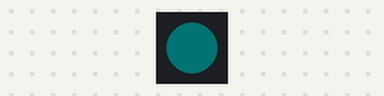
This sketch was run on a simulated Arduino Uno, built with avr-gcc and run on an emulated ATmega328P. Shown: 1 RGB LEDs in strip order, left to right. Dim RGB values are drawn brighter than linear; what the sketch prints to the serial monitor is not drawn.

Above: at 0.15 s.
At 6.96 s:
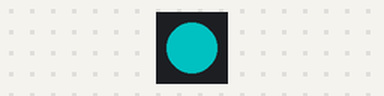
Timing chart, 0 to 8.5 s (numbered marks = the images above):
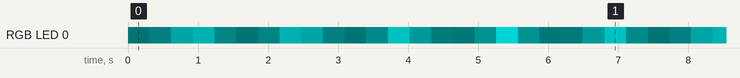

Measured:
- by itself, RGB LED 0: off → RGB(0, 1, 1) at 0.00 s, → RGB(0, 5, 5) 0.31 s later, → RGB(0, 38, 38) 0.31 s later, → RGB(0, 57, 57) 0.31 s later, … (87 changes in this stretch)
- by itself, everything shown: repeats every 7.4 s, in 24 steps

The sketch:

kb2040_neopixel_blink.ino
```cpp
#include "kb2040pins.h"
#include "Adafruit_NeoPixel.h"
#define NUMPIXELS 1
Adafruit_NeoPixel pixels(NUMPIXELS, NEOPIXEL, NEO_GRB + NEO_KHZ800);

float brightness = 1;
float factor = 1.5;
bool reciprocal = false;
int delaytime = 10;

void setup() {
  Serial.begin(9600);

  pixels.begin();
  pixels.fill(0x00FFFF);
}

void loop() {
  Serial.println(brightness);
  pixels.setBrightness(brightness);
  pixels.show();
  delay(delaytime);
  if (reciprocal == false) {
    brightness *= factor;
  }
  if (reciprocal == true) {
    brightness /= factor;
  }
  if (brightness <= 1) {
    reciprocal = false;
  }
  if (brightness > 100) {
    reciprocal = true;
  }
}
```

kb2040pins.h
```cpp
const int TX = 0;
const int RX = 1;
const int BOOT = 11;
const int NEOPIXEL = 17;
const int CLK = 18;
const int MI = 20;
```
